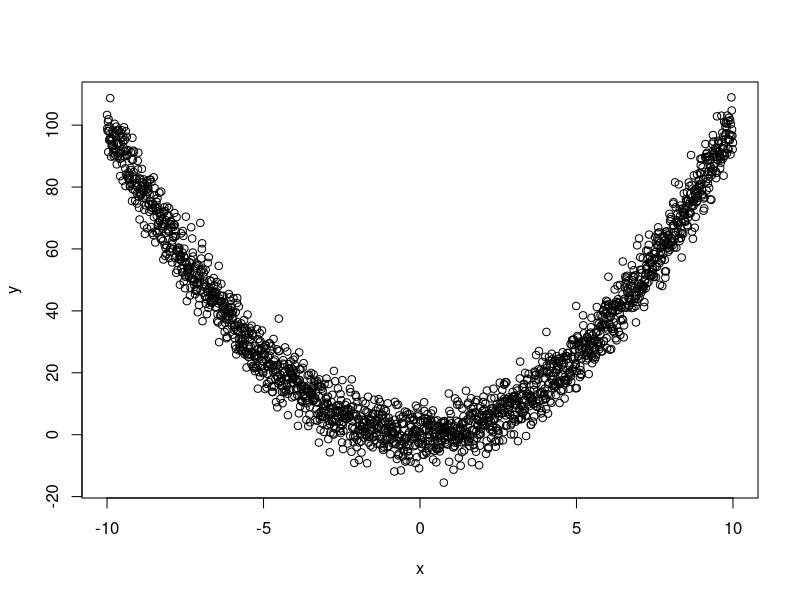

The R source for this figure: (Note: this script raises an error after producing the figure.)
# script to play with regression.
# borrows from flow of chapter 6 of 'machine learning for hackers'

# clear memory
rm(list=ls())

# let's make us some fake data.

## x
x <- seq(-10, 10, by = 0.01)
## y
y <- x ^ 2 + rnorm(length(x), 0, 5)

# plot it
plot(x,y)
# make it fancy
library(ggplot2)
ggplot(data.frame(X = x, Y = y), aes(x = X, y = Y)) +
  geom_point() +
# even fancier, please
ggplot(data.frame(X = x, Y = y), aes(x = X, y = Y)) +
  geom_point() +
  geom_smooth(se = FALSE)

# define a variable for x^2
x.2 <- x ^ 2

# plot y against it.
plot(x.2,y)
# make it fancier
ggplot(data.frame(XSquared = x.2, Y = y), aes(x = XSquared, y = Y)) +
  geom_point() 
# now makeit fancy with a smooth cuve
ggplot(data.frame(XSquared = x.2, Y = y), aes(x = XSquared, y = Y)) +
  geom_point() 
  geom_smooth(se = FALSE)
# now make it fancy with a smooth curve learned from lm
ggplot(data.frame(XSquared = x.2, Y = y), aes(x = XSquared, y = Y)) +
  geom_point() +
  geom_smooth(method = 'lm', se = FALSE)


# NOW LET'S START US SOME MODELING:

# fit to x^1
lm.out<-lm(y~x)
lm.out$coefficients

# what there are 2 coeffs? yes there's constant by default. 
# we can make it explicit too:
lm.out<-lm(y~1+x)
lm.out$coefficients

# what of polynom?
lm.out<-lm(y~x.2)
lm.out$coefficients

# whoa, what of both?
lm.out<-lm(y~x.2+x)
lm.out$coefficients

# convince yourself this makes sense.

## MODEL SIN CURVE
x <- seq(0, 1, by = 0.01)
y <- sin(2 * pi * x) + rnorm(length(x), 0, 0.1)
plot(x,y)

# let's use data frames to make the whole of the polynomial:
df <- data.frame(X = x, Y = y)
df <- transform(df, X2 = X ^ 2)
df <- transform(df, X3 = X ^ 3)
df <- transform(df, X4 = X ^ 4)
df <- transform(df, X5 = X ^ 5)
df <- transform(df, X6 = X ^ 6)
df <- transform(df, X7 = X ^ 7)
df <- transform(df, X8 = X ^ 8)
df <- transform(df, X9 = X ^ 9)
df <- transform(df, X10 = X ^ 10)
df <- transform(df, X11 = X ^ 11)
df <- transform(df, X12 = X ^ 12)
df <- transform(df, X13 = X ^ 13)
df <- transform(df, X14 = X ^ 14)
df <- transform(df, X15 = X ^ 15)

# fit to little polynomial
summary(lm(Y ~ X + X2 + X3, data = df))

# fit to big polynomial
summary(
  lm(
    Y ~
      X + X2 + X3 + X4 + X5 + X6 + X7 + X8 + X9 + X10 + X11 + X12 + X13 + X14,
  data = df)
)

# better fit with more paramaters
 

# use "poly" to get orthogonal polynomials
summary(lm(Y ~ poly(X, degree = 14), data = df))


#when do you stop adding terms to polynomial?
# plot((predict(object = lm.out))
     
